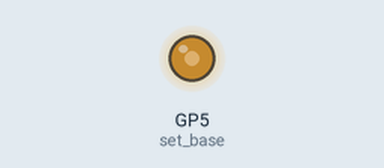
The program below on a simulated Raspberry Pi Pico running MicroPython. Shown: output pins drawn as LEDs (lit = HIGH). At 1.0 s the program stops and its outputs stay as they are.

Above: at 0.1 s.
At 1.1 s:
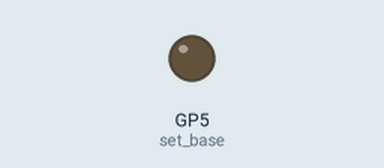
Timing chart, 0 to 2.5 s (numbered marks = the images above):
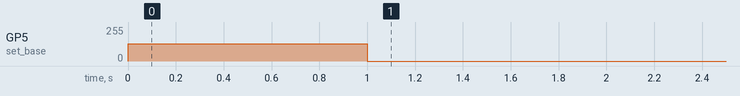

The program:

pio_pin_onoff.py
```python
import time
import rp2
from machine import Pin
@rp2.asm_pio(set_init=rp2.PIO.OUT_LOW)
def pin_onoff():
    wrap_target()
    set(pins, 1)   # high
    set(pins, 0)   # low
    wrap()
sm = rp2.StateMachine(0, pin_onoff, freq=4000, set_base=Pin(5))
sm.active(1)
time.sleep(1)
sm.active(0)

# import machine
# speaker = machine.Pin(5)
# while True:
#   speaker.on()
#   speaker.off()
```

Measured:
- by itself, GP5 (set_base): 128/255 → 0/255 at 1.0 s
